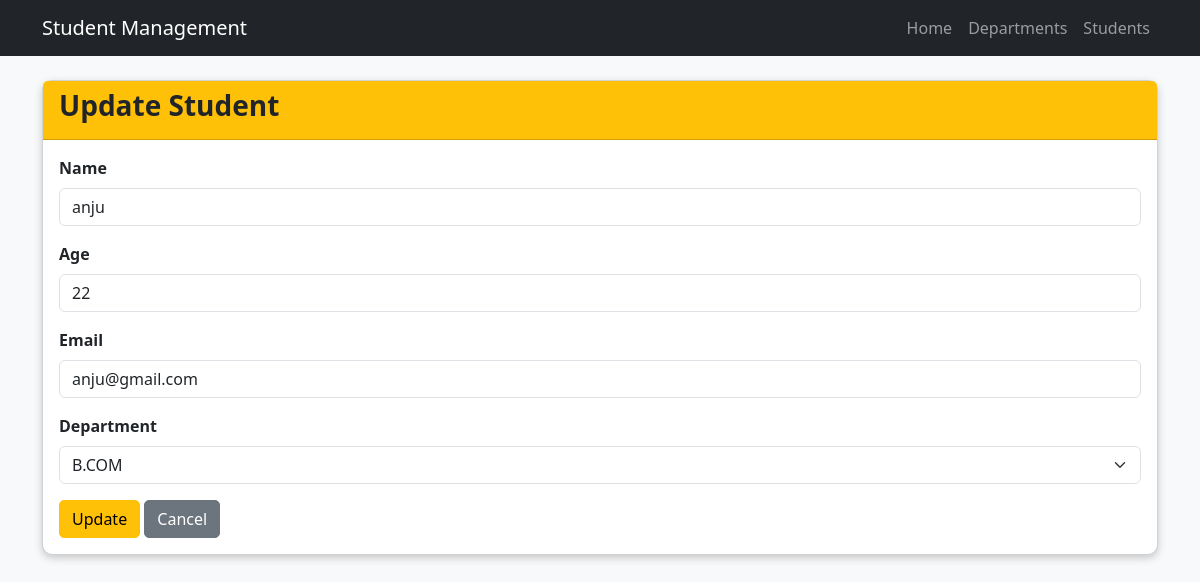
The page /students/update/4/ on the database its author committed.
### student/models.py (models this page shows, shortened)
class Student(models.Model):
    name = models.CharField(max_length=100)
    age = models.IntegerField()
    email = models.EmailField()
    department = models.ForeignKey(
        Department,
        on_delete=models.CASCADE
    )

class Department(models.Model):
    name = models.CharField(max_length=100)

### student/views.py (the view, shortened to what this page needs)
# urls.py: path("students/update/<int:pk>/", views.student_update, name="student_update"),
def student_update(request, pk):
    student = get_object_or_404(Student, pk=pk)
    departments = Department.objects.all()
    return render(request, "student/student_update.html", {
        "student": student,
        "departments": departments
    })

### templates/student/student_update.html (shortened to what this page needs)
{% extends 'base.html' %}
{% block content %}
<div class="card">
    <div class="card-header bg-warning">
        <h3>Update Student</h3>
    </div>
    <div class="card-body">
        <form method="POST">
            <div class="mb-3">
                <label for="name" class="form-label">Name</label>
                <input type="text" class="form-control" id="name" name="name" value="{{ student.name }}" placeholder="Enter student name" required>
            </div>
            <div class="mb-3">
                <label for="age" class="form-label">Age</label>
                <input type="number" class="form-control" id="age" name="age" value="{{ student.age }}" placeholder="Enter student age" required>
            </div>
            <div class="mb-3">
                <label for="email" class="form-label">Email</label>
                <input type="email" class="form-control" id="email" name="email" value="{{ student.email }}" placeholder="Enter student email" required>
            </div>
            <div class="mb-3">
                <label for="department" class="form-label">Department</label>
                <select class="form-select" id="department" name="department" required>
                    {% for dept in departments %}
                        <option value="{{ dept.id }}" {% if dept.id == student.department.id %}selected{% endif %}>
                            {{ dept.name }}
                        </option>
                    {% endfor %}
                </select>
            </div>
            <button type="submit" class="btn btn-warning">
                Update
            </button>
            <a href="{% url 'student_list' %}" class="btn btn-secondary">
                Cancel
            </a>
        </form>
    </div>
</div>
{% endblock %}

### static/css/style.css (style rules this page uses)
body { background-color:#f8f9fa; }
.card { border-radius:10px; box-shadow:0px 3px 8px rgba(0,0,0,.2); }
.btn { border-radius:5px; }
h1,h2,h3 { font-weight:bold; }
form label { font-weight:bold; }
.form-control, .form-select { margin-bottom:15px; }

### rows shown on the page
Student: name "anju", age "22", email "anju@gmail.com", department "B.COM"
